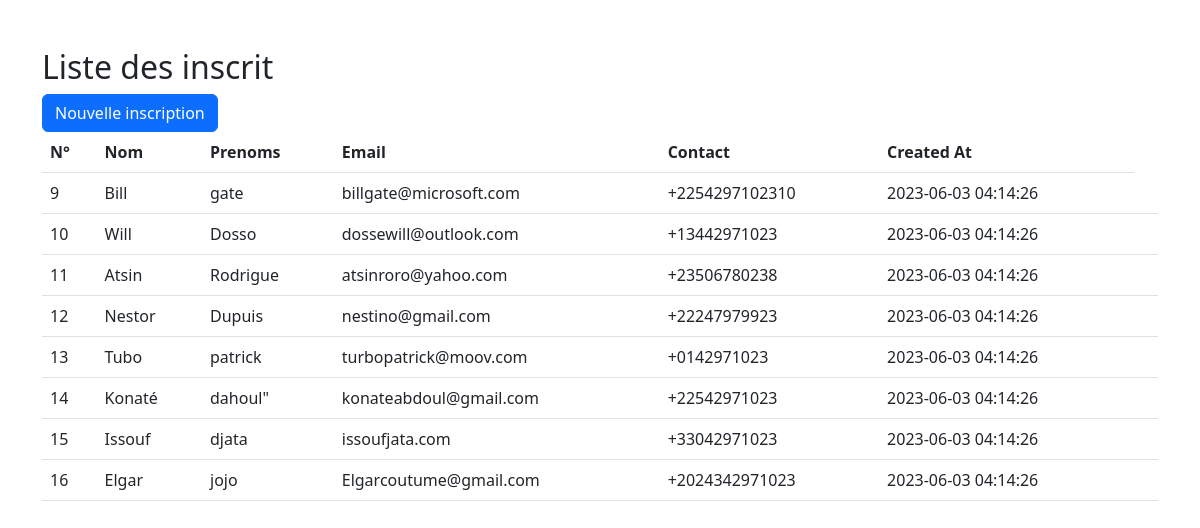
The page / on the database its author committed.
### tables this page shows
CREATE TABLE `personnes` (
  `id` int(11) NOT NULL,
  `name` varchar(100) NOT NULL,
  `lastname` varchar(100) NOT NULL,
  `email` varchar(200) NOT NULL,
  `phone` varchar(200) DEFAULT NULL,
  `created_at` datetime NOT NULL DEFAULT current_timestamp()
);

### index.php (the view, shortened to what this page needs)
<!DOCTYPE html>
<html lang="en">
<head>
    <link rel="stylesheet" href="https://cdn.jsdelivr.net/npm/bootstrap@5.3.0/dist/css/bootstrap.min.css">
</head>
<body>
    <div class="container my-5">
        <H2>Liste des inscrit</H2>
        <a class="btn btn-primary" href="/inscription_simplon/create.php" role="button">Nouvelle inscription</a>
        <br>
        <table class="table">
           <thead>
             <tr>
                <th>N°</th>
                <th>Nom</th>
                <th>Prenoms</th>
                <th>Email</th>
                <th>Contact</th>
                <th>Created At</th>
             </tr>
           </thead>
           <tbody>
               <?php
                  $servername = "localhost";
                  $username = "root";
                  $password = "";
                  $database = "inscription";
                  $connection = new mysqli($servername, $username, $password, $database);
                  $sql = "SELECT * FROM personnes";
                  $result = $connection->query($sql);
                  while($row = $result->fetch_assoc())
                    echo  "
                    <tr>
                    <td>$row[id]</td>
                    <td>$row[name]</td>
                    <td>$row[lastname]</td>
                    <td>$row[email]</td>
                    <td>$row[phone]</td>
                    <td>$row[created_at]</td>
                    <td>
                    </td>
                  </tr>
                    ";
               ?>
           </tbody>
        </table>
    </div>
</body>
</html>

### rows shown on the page
personnes: id "9", name "Bill", lastname "gate", email "billgate@microsoft.com", phone "+2254297102310", created_at "2023-06-03 04:14:26"
personnes: id "10", name "Will", lastname "Dosso", email "dossewill@outlook.com", phone "+13442971023", created_at "2023-06-03 04:14:26"
personnes: id "11", name "Atsin", lastname "Rodrigue", email "atsinroro@yahoo.com", phone "+23506780238", created_at "2023-06-03 04:14:26"
personnes: id "12", name "Nestor", lastname "Dupuis", email "nestino@gmail.com", phone "+22247979923", created_at "2023-06-03 04:14:26"
personnes: id "13", name "Tubo", lastname "patrick", email "turbopatrick@moov.com", phone "+0142971023", created_at "2023-06-03 04:14:26"
personnes: id "14", name "Konaté", lastname "dahoul\"", email "konateabdoul@gmail.com", phone "+22542971023", created_at "2023-06-03 04:14:26"
personnes: id "15", name "Issouf", lastname "djata", email "issoufjata.com", phone "+33042971023", created_at "2023-06-03 04:14:26"
personnes: id "16", name "Elgar", lastname "jojo", email "Elgarcoutume@gmail.com", phone "+2024342971023", created_at "2023-06-03 04:14:26"
